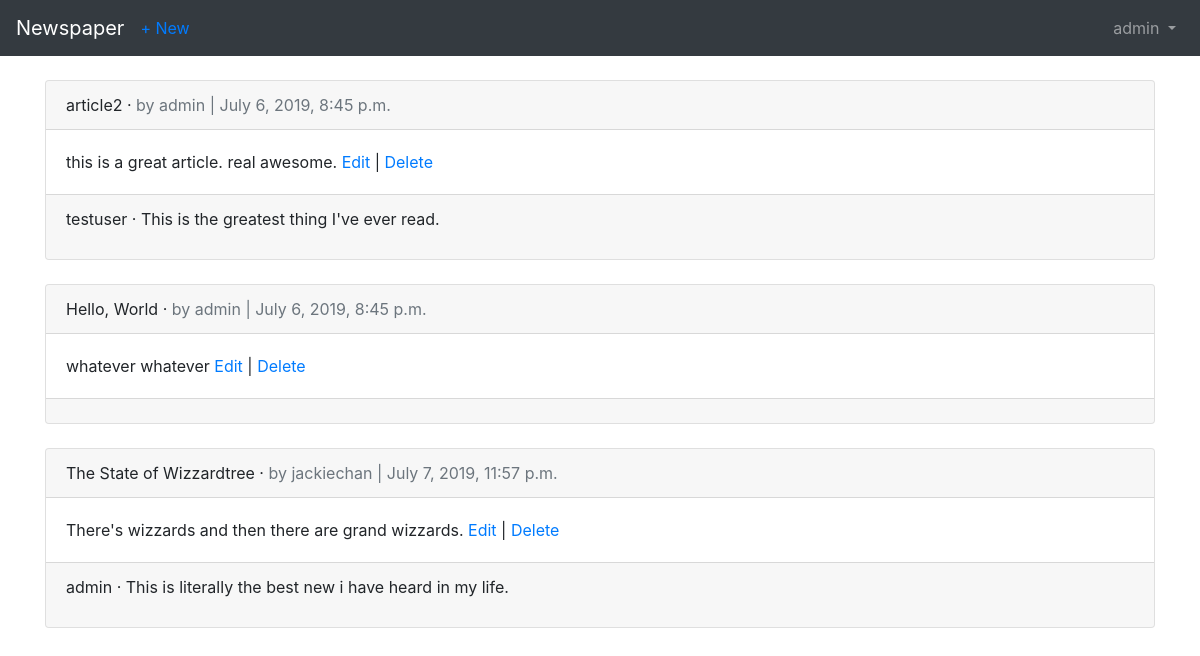
The page /articles/ (signed in) on the database its author committed.
### users/models.py (models this page shows, shortened)
class CustomUser(AbstractUser):
    age = models.PositiveIntegerField(null=True,blank=True)

### articles/models.py (models this page shows, shortened)
class Article(models.Model):
    title = models.CharField(max_length=255)
    body = models.TextField()
    date = models.DateTimeField(auto_now_add=True)
    author = models.ForeignKey(
        get_user_model(),
        on_delete=models.CASCADE,
    )

class Comment(models.Model):
    article = models.ForeignKey(
        Article,
        on_delete=models.CASCADE,
        related_name = 'Comments',
    )
    comment = models.CharField(max_length=140)
    author = models.ForeignKey(
        get_user_model(),
        on_delete = models.CASCADE,
    )
    def __str__(self):
        return self.comment

### articles/views.py (the view)
# urls.py: path('', ArticleListView.as_view(), name='article_list'),
class ArticleListView(ListView):
    model = Article
    template_name = 'article_list.html'

### templates/article_list.html (shortened to what this page needs)
{% extends 'base.html' %}
{% block content %}
{% for article in object_list %}
  <div class="card">
    <div class="card-header">
    <span class="font-wieght-bold">{{ article.title }}</span> &middot;
    <span class="text-muted">by {{ article.author }} | {{ article.date }}
  </div>
  <div class="card-body">
    {{ article.body }}
    <a href="{% url 'article_edit' article.pk %}">Edit</a> |
    <a href="{% url 'article_delete' article.pk %}">Delete</a>
  </div>
  <div class="card-footer">
  {% for comment in article.Comments.all %}
  <p>
  <span class="font-wieght-bold">{{ comment.author }} &middot; </span>
  {{ comment }}
  </p>
  {% endfor %}
  </div>
  </div>
 <br />
 {% endfor %}
{% endblock content %}

### templates/base.html (shortened to what this page needs)
<!doctype html>
<html lang="en">
  <head>
    <link rel="stylesheet" href="https://stackpath.bootstrapcdn.com/bootstrap/4.1.3/css/bootstrap.min.css">
  </head>
  <body>
    <nav class="navbar navbar-expand-md navbar-dark bg-dark mb-4">
      <a class="navbar-brand" href="{% url 'home' %}">Newspaper</a>
      {% if user.is_authenticated %}
      <ul class="navbar-nav mr-auto">
      <li class="nav-item"><a href="{% url 'article_new' %}">+ New</a></li>
      {% endif %}
      </ul>
      <div class="collapse navbar-collapse" id="navbarCollapse">
        {% if user.is_authenticated %}
          <ul class="navbar-nav ml-auto">
            <li class="nav-item">
              <a class="nav-link dropdown-toggle" href="#" id="userMenu"\
              data-toggle="dropdown" aria-haspopup="true" aria-expanded\
              ="false">
                {{ user.username }}
              </a>
            </li>
          </ul>
        {% endif %}
      </div>
    </nav>
    <div class="container">
      {% block content %}
      {% endblock content %}
    </div>
      </body>
</html>

### rows shown on the page
CustomUser: username "admin"
Article: title "article2", author "admin", date "July 6, 2019, 8:45 p.m.", body "this is a great article. real awesome."
Comment: author "testuser", comment "This is the greatest thing I've ever read."
Article: title "Hello, World", author "admin", date "July 6, 2019, 8:45 p.m.", body "whatever whatever"
Article: title "The State of Wizzardtree", author "jackiechan", date "July 7, 2019, 11:57 p.m.", body "There's wizzards and then there are grand wizzards."
Comment: author "admin", comment "This is literally the best new i have heard in my life."
